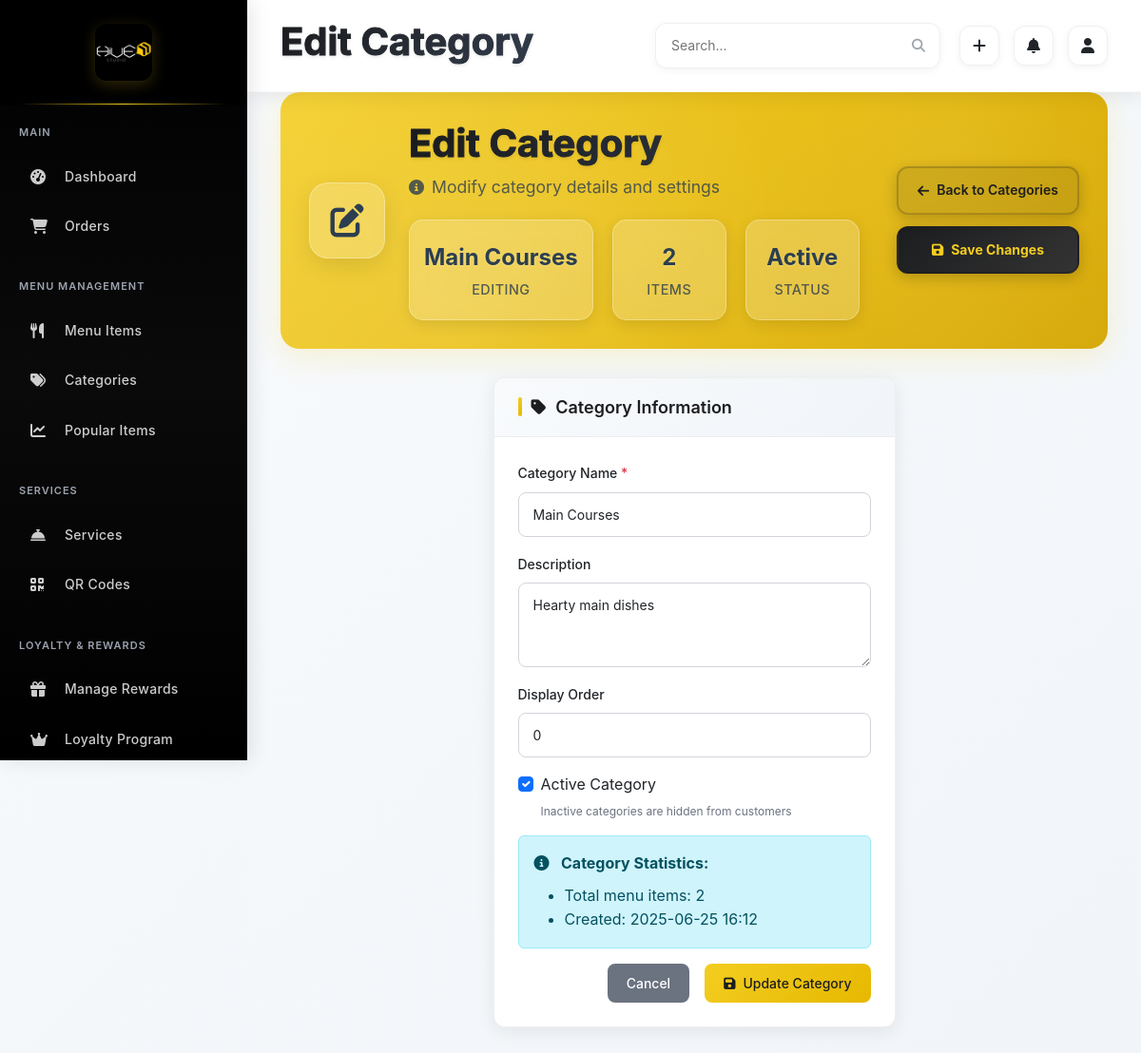
Page /admin/menu/categories/2/edit (signed in) on the earlier database version.
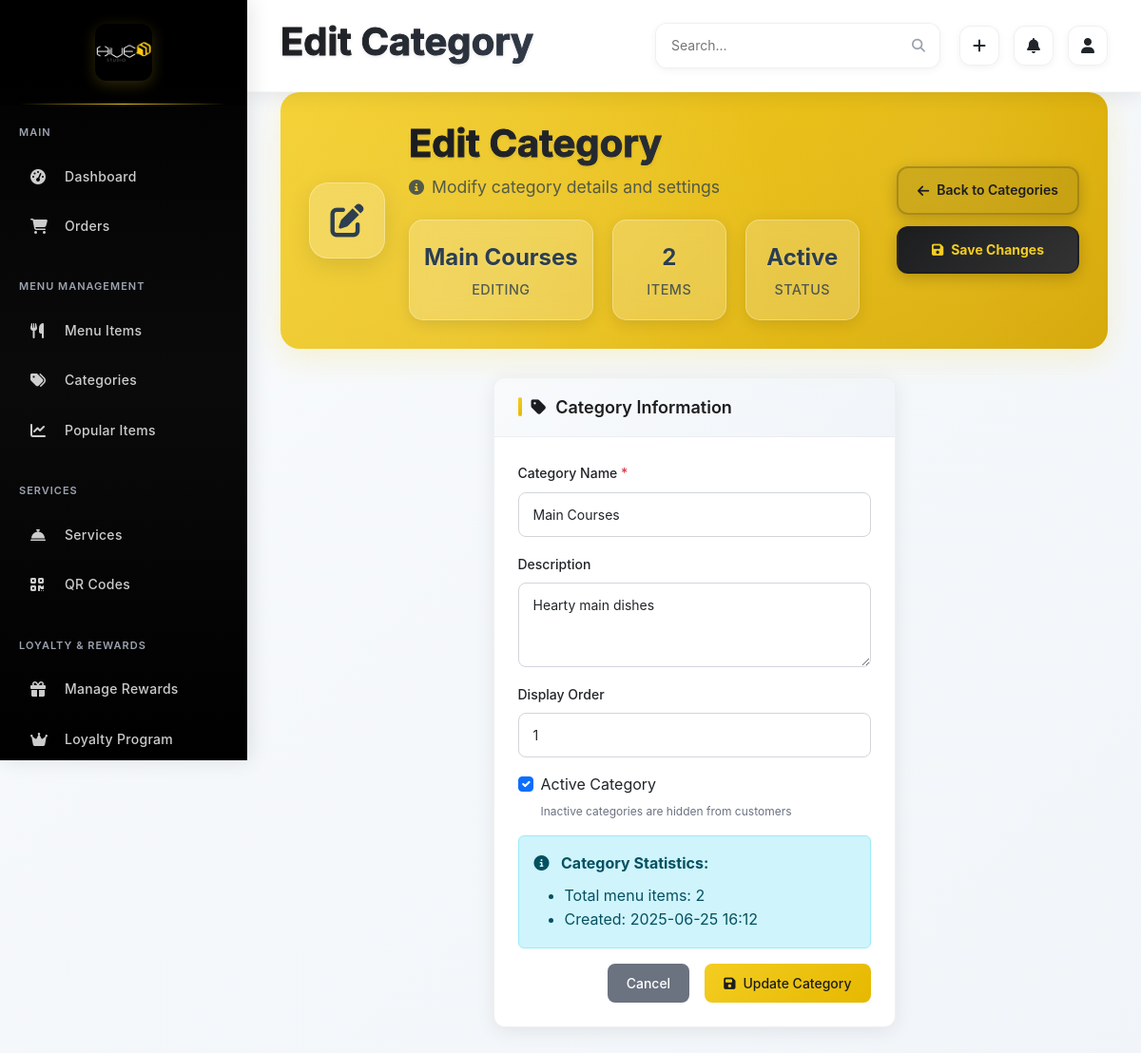
Same page on the later database version.
### app/models.py (models this page shows, shortened)
class Category(db.Model):
    __tablename__ = 'categories'
    category_id = db.Column(db.Integer, primary_key=True)
    name = db.Column(db.String(100), nullable=False)
    description = db.Column(db.Text, nullable=True)
    display_order = db.Column(db.Integer, nullable=False, default=0)
    is_active = db.Column(db.Boolean, default=True)
    created_at = db.Column(db.DateTime, default=datetime.utcnow)
    menu_items = db.relationship('MenuItem', backref='category', lazy='dynamic')

### app/modules/admin/routes.py (the view, shortened to what this page needs)
@bp.route('/menu/categories/<int:category_id>/edit', methods=['GET', 'POST'])
@login_required
def edit_category(category_id):
    if not current_user.is_admin():
        return redirect(url_for('main.index'))
    category = Category.query.get_or_404(category_id)
    return render_template('edit_category.html',
                         category=category,
                         menu_items_count=MenuItem.query.filter_by(category_id=category_id).count())

### app/extensions.py (called while the page is built)
def init_extensions(app):
    db.init_app(app)
    login_manager.init_app(app)
    migrate.init_app(app, db)
    socketio.init_app(app, cors_allowed_origins="*")
    csrf.init_app(app)
    login_manager.login_view = 'auth.login'
    login_manager.login_message = 'Please log in to access this page.'
    login_manager.login_message_category = 'info'
    @login_manager.user_loader
    def load_user(user_id):
        from app.models import User
        return User.query.get(int(user_id))

### app/models.py (called while the page is built)
    def is_admin(self):
        return self.role == 'admin'

### app/modules/admin/templates/edit_category.html (shortened to what the changed rows need)
{% extends "base.html" %}
{% block page_title %}Edit Category{% endblock %}
{% block content %}
<div class="page-header">
    <div class="header-content">
        <div class="header-text">
            <h1 class="page-title">Edit Category</h1>
            <div class="header-stats">
                <div class="stat-item">
                    <span class="stat-number">{{ category.name if category else 'Category' }}</span>
                    <span class="stat-label">Editing</span>
                </div>
                <div class="stat-item">
                    <span class="stat-number">{{ 'Active' if category and category.is_active else 'Inactive' }}</span>
                    <span class="stat-label">Status</span>
                </div>
            </div>
        </div>
    </div>
</div>
<div class="row justify-content-center">
    <div class="col-md-8 col-lg-6">
        <div class="admin-card">
            <div class="card-body">
                    <form method="POST" enctype="multipart/form-data">
                        <div class="mb-3">
                            <label for="name" class="form-label">Category Name <span class="text-danger">*</span></label>
                            <input type="text" class="form-control" id="name" name="name" required
                                   value="{{ category.name }}" placeholder="e.g., Hookah, Drinks, Brunch">
                        </div>
                        <div class="mb-3">
                            <label for="description" class="form-label">Description</label>
                            <textarea class="form-control" id="description" name="description" rows="3"
                                      placeholder="Brief description of this category">{{ category.description or '' }}</textarea>
                        </div>
                        <div class="mb-3">
                            <label for="display_order" class="form-label">Display Order</label>
                            <input type="number" class="form-control" id="display_order" name="display_order"
                                   min="1" value="{{ category.display_order }}"
                                   placeholder="Order in which this category appears">
                        </div>
                        <div class="mb-3">
                            <div class="form-check">
                                <input class="form-check-input" type="checkbox" id="is_active" name="is_active"
                                       {% if category.is_active %}checked{% endif %}>
                                <label class="form-check-label" for="is_active">
                                    Active Category
                                </label>
                                <div class="form-text">Inactive categories are hidden from customers</div>
                            </div>
                        </div>
                        <div class="mb-3">
                            <div class="alert alert-info">
                                <ul class="mb-0 mt-2">
                                    <li>Total menu items: {{ category.menu_items.count() }}</li>
                                    <li>Created: {{ category.created_at.strftime('%Y-%m-%d %H:%M') }}</li>
                                </ul>
                            </div>
                        </div>
                    </form>
                </div>
            </div>
        </div>
    </div>
</div>
{% endblock %}

Differences in the rows shown:
changed Category "Main Courses": display_order "0" → "1"
